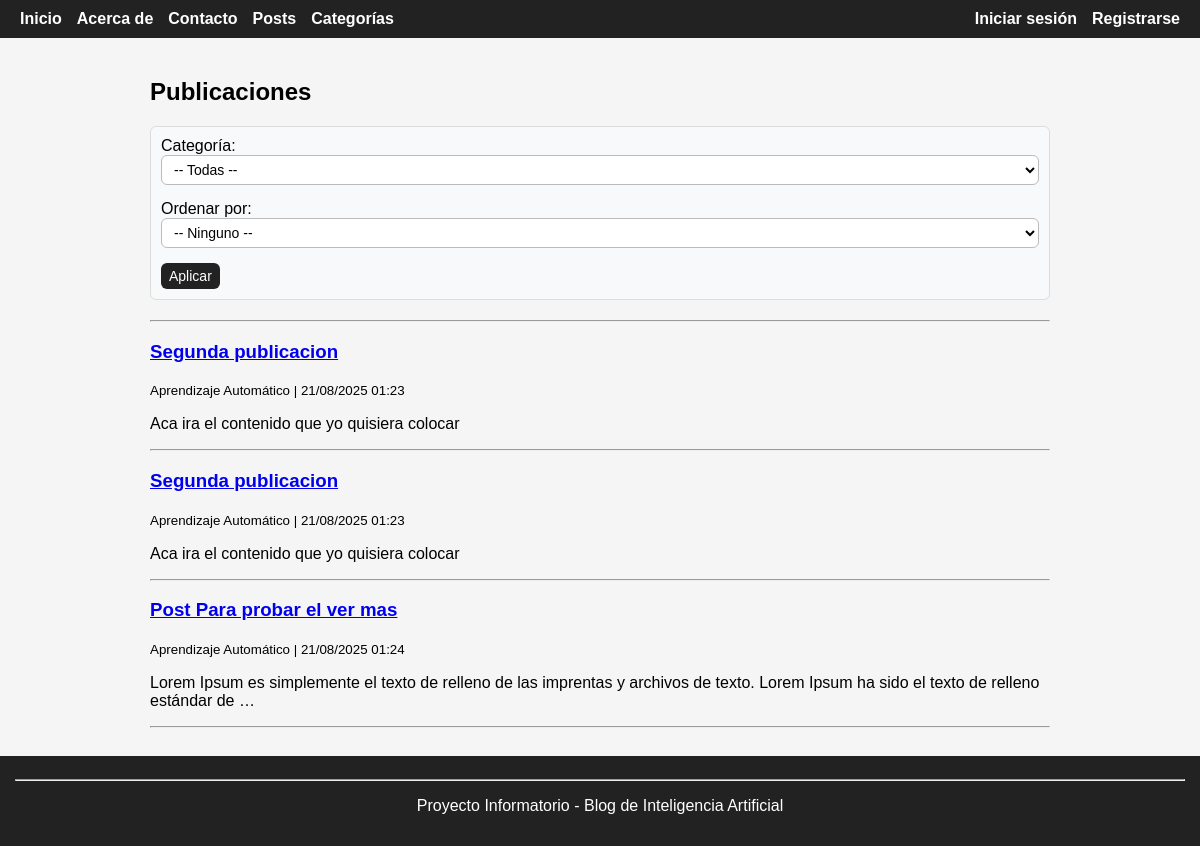
The app's page /posts/, older data.
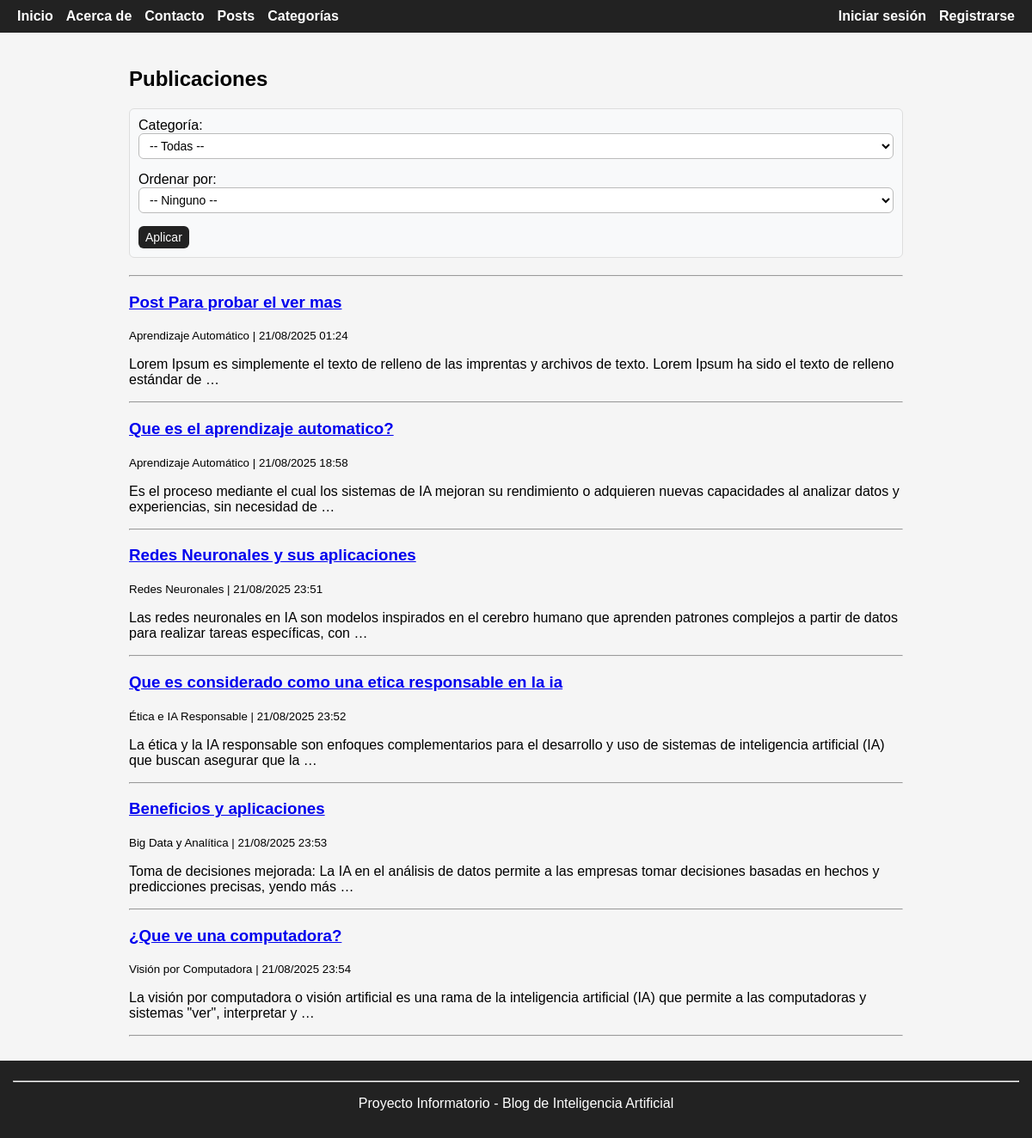
The same page, newer data.
### posts/models.py (models this page shows, shortened)
class Post(models.Model):
    titulo = models.CharField(max_length=200)
    contenido = models.TextField()
    fecha_creacion = models.DateTimeField(auto_now_add=True)
    autor = models.ForeignKey(User, on_delete=models.CASCADE)
    categoria = models.ForeignKey(Categoria, on_delete=models.PROTECT, related_name="posts")

### categorias/models.py (models this page shows, shortened)
class Categoria(models.Model):
    nombre = models.CharField(max_length=100, unique=True)
    slug = models.SlugField(unique=True, blank=True, null=True)
    def __str__(self):
        return self.nombre

### posts/views.py (the view)
# urls.py: path('', views.lista_posts, name='lista_posts'),
def lista_posts(request):
    posts = Post.objects.all()
    categorias = Categoria.objects.all()
    categoria_id = request.GET.get('categoria')
    if categoria_id:
        posts = posts.filter(categoria_id=categoria_id)
    orden = request.GET.get('orden')
    if orden == 'antiguedad_asc':
        posts = posts.order_by('fecha_creacion')   # más antiguos primero
    elif orden == 'antiguedad_desc':
        posts = posts.order_by('-fecha_creacion')  # más nuevos primero
    elif orden == 'alfabetico_asc':
        posts = posts.order_by('titulo')
    elif orden == 'alfabetico_desc':
        posts = posts.order_by('-titulo')
    return render(request, 'posts/lista_posts.html', {
        'posts': posts,
        'categorias': categorias,
    })

### paginas/context_processors.py (called while the page is built)
def categorias_context(request):
    return {
        'categorias_globales': Categoria.objects.all()
    }

### posts/templates/posts/lista_posts.html (shortened to what this page needs)
{% extends "base.html" %}
{% block content %}
<h2>Publicaciones</h2>
<form method="get" class="filtros">
    <label for="categoria">Categoría:</label>
    <select name="categoria" id="categoria">
        <option value="">-- Todas --</option>
    </select>
    <label for="orden">Ordenar por:</label>
    <select name="orden" id="orden">
        <option value="">-- Ninguno --</option>
    </select>
    <button type="submit">Aplicar</button>
</form>
<hr>
{% for post in posts %}
    <article>
        <h3><a href="{% url 'detalles_post' post.id %}">{{ post.titulo }}</a></h3>
        <p><small>{{ post.categoria }} | {{ post.fecha_creacion|date:"d/m/Y H:i" }}</small></p>
        <p>{{ post.contenido|truncatewords:25 }}</p>
    </article>
    <hr>
{% empty %}
    <p>No hay publicaciones.</p>
{% endfor %}
{% endblock %}

Row changes from the older to the newer data that the page shows:
removed Post: titulo "Segunda publicacion", categoria "Aprendizaje Automático", fecha_creacion "21/08/2025 01:23", contenido "Aca ira el contenido que yo quisiera colocar"
removed Post: titulo "Segunda publicacion", categoria "Aprendizaje Automático", fecha_creacion "21/08/2025 01:23", contenido "Aca ira el contenido que yo quisiera colocar"
added Post: titulo "Que es el aprendizaje automatico?", categoria "Aprendizaje Automático", fecha_creacion "21/08/2025 18:58", contenido "Es el proceso mediante el cual los sistemas de IA mejoran su rendimiento o adquieren nuevas capacidades al analizar datos y experiencias, sin necesidad de …"
added Post: titulo "Redes Neuronales y sus aplicaciones", categoria "Redes Neuronales", fecha_creacion "21/08/2025 23:51", contenido "Las redes neuronales en IA son modelos inspirados en el cerebro humano que aprenden patrones complejos a partir de datos para realizar tareas específicas, con …"
added Post: titulo "Que es considerado como una etica responsable en la ia", categoria "Ética e IA Responsable", fecha_creacion "21/08/2025 23:52", contenido "La ética y la IA responsable son enfoques complementarios para el desarrollo y uso de sistemas de inteligencia artificial (IA) que buscan asegurar que la …"
added Post: titulo "Beneficios y aplicaciones", categoria "Big Data y Analítica", fecha_creacion "21/08/2025 23:53", contenido "Toma de decisiones mejorada: La IA en el análisis de datos permite a las empresas tomar decisiones basadas en hechos y predicciones precisas, yendo más …"
added Post: titulo "¿Que ve una computadora?", categoria "Visión por Computadora", fecha_creacion "21/08/2025 23:54", contenido "La visión por computadora o visión artificial es una rama de la inteligencia artificial (IA) que permite a las computadoras y sistemas \"ver\", interpretar y …"
